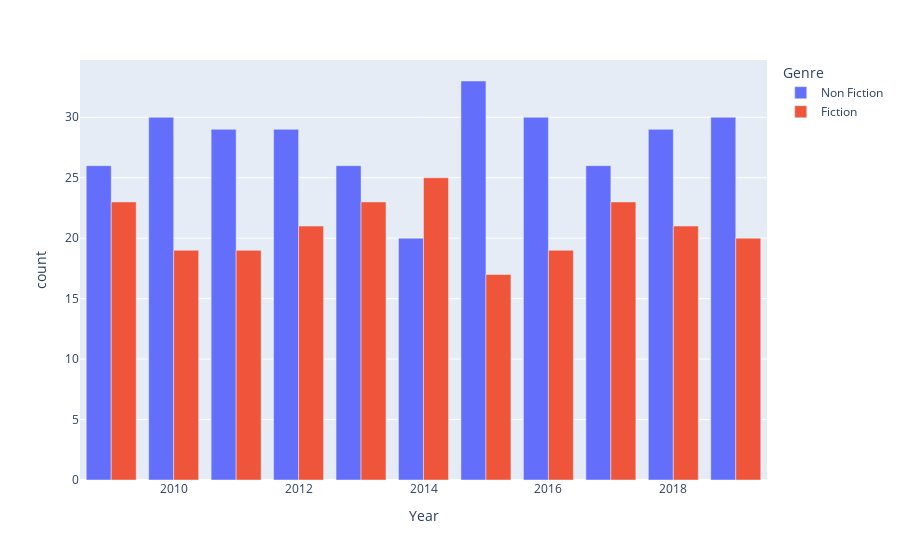

Notebook code cell kept with this figure:
### Markdown cell above
#### Welches Genre ist beliebter? War das schon immer so?

### Code cell
import plotly.express as px


genre = df.groupby('Year', as_index=False)['Genre'].value_counts().sort_values(by='Year')


px.bar(
    genre,
    x='Year',
    y='count',
    color='Genre',
    barmode='group'
)

### Figure 1 — Plotly figure (JSON) as saved in the notebook; plotly's stock layout.template omitted (floating-point values rounded to 4 significant figures)
{"data": [{"alignmentgroup": "True", "hovertemplate": "Genre=Non Fiction<br>Year=%{x}<br>count=%{y}<extra></extra>", "legendgroup": "Non Fiction", "marker": {"color": "#636efa", "pattern": {"shape": ""}}, "name": "Non Fiction", "offsetgroup": "Non Fiction", "orientation": "v", "showlegend": true, "textposition": "auto", "type": "bar", "x": [2009, 2010, 2011, 2012, 2013, 2014, 2015, 2016, 2017, 2018, 2019], "xaxis": "x", "y": [26, 30, 29, 29, 26, 20, 33, 30, 26, 29, 30], "yaxis": "y"}, {"alignmentgroup": "True", "hovertemplate": "Genre=Fiction<br>Year=%{x}<br>count=%{y}<extra></extra>", "legendgroup": "Fiction", "marker": {"color": "#EF553B", "pattern": {"shape": ""}}, "name": "Fiction", "offsetgroup": "Fiction", "orientation": "v", "showlegend": true, "textposition": "auto", "type": "bar", "x": [2009, 2010, 2011, 2012, 2013, 2014, 2015, 2016, 2017, 2018, 2019], "xaxis": "x", "y": [23, 19, 19, 21, 23, 25, 17, 19, 23, 21, 20], "yaxis": "y"}], "layout": {"barmode": "group", "legend": {"title": {"text": "Genre"}, "tracegroupgap": 0}, "margin": {"t": 60}, "xaxis": {"anchor": "y", "domain": [0, 1], "title": {"text": "Year"}}, "yaxis": {"anchor": "x", "domain": [0, 1], "title": {"text": "count"}}}}
